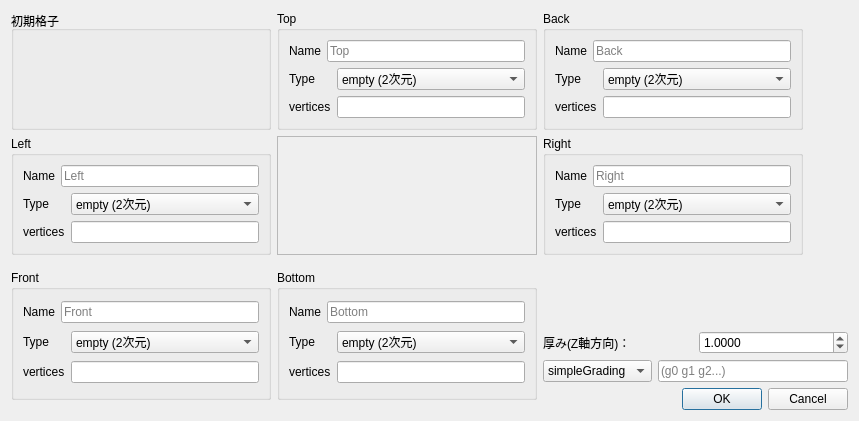
<?xml version="1.0" encoding="UTF-8"?>
<ui version="4.0">
 <class>CBoxDefineDialog</class>
 <widget class="QDialog" name="CBoxDefineDialog">
  <property name="geometry">
   <rect>
    <x>0</x>
    <y>0</y>
    <width>859</width>
    <height>421</height>
   </rect>
  </property>
  <property name="windowTitle">
   <string>Dialog</string>
  </property>
  <layout class="QVBoxLayout" name="verticalLayout">
   <item>
    <layout class="QGridLayout" name="gridLayout">
     <item row="2" column="1" rowspan="4">
      <widget class="QGroupBox" name="BottomGroup">
       <property name="maximumSize">
        <size>
         <width>260</width>
         <height>130</height>
        </size>
       </property>
       <property name="title">
        <string>Bottom</string>
       </property>
       <layout class="QGridLayout" name="gridLayout_6">
        <item row="0" column="0">
         <widget class="QLabel" name="BottomNameLabel">
          <property name="text">
           <string>Name</string>
          </property>
         </widget>
        </item>
        <item row="0" column="1" colspan="2">
         <widget class="QLineEdit" name="BottomNameEdit">
          <property name="placeholderText">
           <string>Bottom</string>
          </property>
         </widget>
        </item>
        <item row="1" column="0" colspan="2">
         <widget class="QLabel" name="BottomTypeLabel">
          <property name="text">
           <string>Type</string>
          </property>
         </widget>
        </item>
        <item row="1" column="2">
         <widget class="QComboBox" name="BottomTypecombo">
          <item>
           <property name="text">
            <string>empty (2次元)</string>
           </property>
          </item>
          <item>
           <property name="text">
            <string>patch (パッチ)</string>
           </property>
          </item>
          <item>
           <property name="text">
            <string>wall (壁)</string>
           </property>
          </item>
          <item>
           <property name="text">
            <string>symmetryPlane (対称面)</string>
           </property>
          </item>
          <item>
           <property name="text">
            <string>cyclic (周期境界)</string>
           </property>
          </item>
          <item>
           <property name="text">
            <string>cyclicAMI (不整合周期境界)</string>
           </property>
          </item>
          <item>
           <property name="text">
            <string>wedge (2次元軸対称)</string>
           </property>
          </item>
         </widget>
        </item>
        <item row="2" column="0" colspan="2">
         <widget class="QLabel" name="BottomVerticesLabel">
          <property name="text">
           <string>vertices</string>
          </property>
         </widget>
        </item>
        <item row="2" column="2">
         <widget class="QLineEdit" name="BottomVerticesEdit"/>
        </item>
       </layout>
      </widget>
     </item>
     <item row="5" column="2">
      <widget class="QDialogButtonBox" name="buttonBox">
       <property name="orientation">
        <enum>Qt::Horizontal</enum>
       </property>
       <property name="standardButtons">
        <set>QDialogButtonBox::Cancel|QDialogButtonBox::Ok</set>
       </property>
      </widget>
     </item>
     <item row="2" column="0" rowspan="4">
      <widget class="QGroupBox" name="FrontGroup">
       <property name="maximumSize">
        <size>
         <width>260</width>
         <height>130</height>
        </size>
       </property>
       <property name="title">
        <string>Front</string>
       </property>
       <layout class="QGridLayout" name="gridLayout_7">
        <item row="0" column="0">
         <widget class="QLabel" name="FrontNameLabel">
          <property name="text">
           <string>Name</string>
          </property>
         </widget>
        </item>
        <item row="0" column="1" colspan="2">
         <widget class="QLineEdit" name="FrontNameEdit">
          <property name="placeholderText">
           <string>Front</string>
          </property>
         </widget>
        </item>
        <item row="1" column="0" colspan="2">
         <widget class="QLabel" name="FrontTypeLabel">
          <property name="text">
           <string>Type</string>
          </property>
         </widget>
        </item>
        <item row="1" column="2">
         <widget class="QComboBox" name="FrontTypecombo">
          <item>
           <property name="text">
            <string>empty (2次元)</string>
           </property>
          </item>
          <item>
           <property name="text">
            <string>patch (パッチ)</string>
           </property>
          </item>
          <item>
           <property name="text">
            <string>wall (壁)</string>
           </property>
          </item>
          <item>
           <property name="text">
            <string>symmetryPlane (対称面)</string>
           </property>
          </item>
          <item>
           <property name="text">
            <string>cyclic (周期境界)</string>
           </property>
          </item>
          <item>
           <property name="text">
            <string>cyclicAMI (不整合周期境界)</string>
           </property>
          </item>
          <item>
           <property name="text">
            <string>wedge (2次元軸対称)</string>
           </property>
          </item>
         </widget>
        </item>
        <item row="2" column="0" colspan="2">
         <widget class="QLabel" name="FrontVerticesLabel">
          <property name="text">
           <string>vertices</string>
          </property>
         </widget>
        </item>
        <item row="2" column="2">
         <widget class="QLineEdit" name="FrontVerticesEdit"/>
        </item>
       </layout>
      </widget>
     </item>
     <item row="1" column="0">
      <widget class="QGroupBox" name="LeftGroup">
       <property name="maximumSize">
        <size>
         <width>260</width>
         <height>130</height>
        </size>
       </property>
       <property name="title">
        <string>Left</string>
       </property>
       <layout class="QGridLayout" name="gridLayout_5">
        <item row="0" column="0">
         <widget class="QLabel" name="LeftNameLabel">
          <property name="text">
           <string>Name</string>
          </property>
         </widget>
        </item>
        <item row="0" column="1" colspan="2">
         <widget class="QLineEdit" name="LeftNameEdit">
          <property name="placeholderText">
           <string>Left</string>
          </property>
         </widget>
        </item>
        <item row="1" column="0" colspan="2">
         <widget class="QLabel" name="LeftTypeLabel">
          <property name="text">
           <string>Type</string>
          </property>
         </widget>
        </item>
        <item row="1" column="2">
         <widget class="QComboBox" name="LeftTypecombo">
          <item>
           <property name="text">
            <string>empty (2次元)</string>
           </property>
          </item>
          <item>
           <property name="text">
            <string>patch (パッチ)</string>
           </property>
          </item>
          <item>
           <property name="text">
            <string>wall (壁)</string>
           </property>
          </item>
          <item>
           <property name="text">
            <string>symmetryPlane (対称面)</string>
           </property>
          </item>
          <item>
           <property name="text">
            <string>cyclic (周期境界)</string>
           </property>
          </item>
          <item>
           <property name="text">
            <string>cyclicAMI (不整合周期境界)</string>
           </property>
          </item>
          <item>
           <property name="text">
            <string>wedge (2次元軸対称)</string>
           </property>
          </item>
         </widget>
        </item>
        <item row="2" column="0" colspan="2">
         <widget class="QLabel" name="LeftVerticesLabel">
          <property name="text">
           <string>vertices</string>
          </property>
         </widget>
        </item>
        <item row="2" column="2">
         <widget class="QLineEdit" name="LeftVerticesEdit"/>
        </item>
       </layout>
      </widget>
     </item>
     <item row="0" column="0">
      <widget class="QGroupBox" name="groupBox">
       <property name="maximumSize">
        <size>
         <width>260</width>
         <height>130</height>
        </size>
       </property>
       <property name="title">
        <string>初期格子</string>
       </property>
      </widget>
     </item>
     <item row="4" column="2">
      <layout class="QHBoxLayout" name="horizontalLayout">
       <item>
        <widget class="QComboBox" name="GradingCombo">
         <item>
          <property name="text">
           <string>simpleGrading</string>
          </property>
         </item>
         <item>
          <property name="text">
           <string>edgeGrading</string>
          </property>
         </item>
        </widget>
       </item>
       <item>
        <widget class="QLineEdit" name="GradingEdit">
         <property name="placeholderText">
          <string>(g0 g1 g2...)</string>
         </property>
        </widget>
       </item>
      </layout>
     </item>
     <item row="1" column="2">
      <widget class="QGroupBox" name="RightGroup">
       <property name="maximumSize">
        <size>
         <width>260</width>
         <height>130</height>
        </size>
       </property>
       <property name="title">
        <string>Right</string>
       </property>
       <layout class="QGridLayout" name="gridLayout_4">
        <item row="0" column="0">
         <widget class="QLabel" name="RightNameLabel">
          <property name="text">
           <string>Name</string>
          </property>
         </widget>
        </item>
        <item row="0" column="1" colspan="2">
         <widget class="QLineEdit" name="RightNameEdit">
          <property name="placeholderText">
           <string>Right</string>
          </property>
         </widget>
        </item>
        <item row="1" column="0" colspan="2">
         <widget class="QLabel" name="RightTypeLabel">
          <property name="text">
           <string>Type</string>
          </property>
         </widget>
        </item>
        <item row="1" column="2">
         <widget class="QComboBox" name="RightTypecombo">
          <item>
           <property name="text">
            <string>empty (2次元)</string>
           </property>
          </item>
          <item>
           <property name="text">
            <string>patch (パッチ)</string>
           </property>
          </item>
          <item>
           <property name="text">
            <string>wall (壁)</string>
           </property>
          </item>
          <item>
           <property name="text">
            <string>symmetryPlane (対称面)</string>
           </property>
          </item>
          <item>
           <property name="text">
            <string>cyclic (周期境界)</string>
           </property>
          </item>
          <item>
           <property name="text">
            <string>cyclicAMI (不整合周期境界)</string>
           </property>
          </item>
          <item>
           <property name="text">
            <string>wedge (2次元軸対称)</string>
           </property>
          </item>
         </widget>
        </item>
        <item row="2" column="0" colspan="2">
         <widget class="QLabel" name="RightVerticesLabel">
          <property name="text">
           <string>vertices</string>
          </property>
         </widget>
        </item>
        <item row="2" column="2">
         <widget class="QLineEdit" name="RightVerticesEdit"/>
        </item>
       </layout>
      </widget>
     </item>
     <item row="0" column="2">
      <widget class="QGroupBox" name="BackGroup">
       <property name="maximumSize">
        <size>
         <width>260</width>
         <height>130</height>
        </size>
       </property>
       <property name="title">
        <string>Back</string>
       </property>
       <layout class="QGridLayout" name="gridLayout_3">
        <item row="0" column="0">
         <widget class="QLabel" name="BackNameLabel">
          <property name="text">
           <string>Name</string>
          </property>
         </widget>
        </item>
        <item row="0" column="1" colspan="2">
         <widget class="QLineEdit" name="BackNameEdit">
          <property name="placeholderText">
           <string>Back</string>
          </property>
         </widget>
        </item>
        <item row="1" column="0" colspan="2">
         <widget class="QLabel" name="BackTypeLabel">
          <property name="text">
           <string>Type</string>
          </property>
         </widget>
        </item>
        <item row="1" column="2">
         <widget class="QComboBox" name="BackTypecombo">
          <item>
           <property name="text">
            <string>empty (2次元)</string>
           </property>
          </item>
          <item>
           <property name="text">
            <string>patch (パッチ)</string>
           </property>
          </item>
          <item>
           <property name="text">
            <string>wall (壁)</string>
           </property>
          </item>
          <item>
           <property name="text">
            <string>symmetryPlane (対称面)</string>
           </property>
          </item>
          <item>
           <property name="text">
            <string>cyclic (周期境界)</string>
           </property>
          </item>
          <item>
           <property name="text">
            <string>cyclicAMI (不整合周期境界)</string>
           </property>
          </item>
          <item>
           <property name="text">
            <string>wedge (2次元軸対称)</string>
           </property>
          </item>
         </widget>
        </item>
        <item row="2" column="0" colspan="2">
         <widget class="QLabel" name="BackVerticesLabel">
          <property name="text">
           <string>vertices</string>
          </property>
         </widget>
        </item>
        <item row="2" column="2">
         <widget class="QLineEdit" name="BackVerticesEdit"/>
        </item>
       </layout>
      </widget>
     </item>
     <item row="0" column="1">
      <widget class="QGroupBox" name="TopGroup">
       <property name="maximumSize">
        <size>
         <width>260</width>
         <height>130</height>
        </size>
       </property>
       <property name="title">
        <string>Top</string>
       </property>
       <layout class="QGridLayout" name="gridLayout_2">
        <item row="0" column="0">
         <widget class="QLabel" name="TopNameLabel">
          <property name="text">
           <string>Name</string>
          </property>
         </widget>
        </item>
        <item row="0" column="1" colspan="2">
         <widget class="QLineEdit" name="TopNameEdit">
          <property name="placeholderText">
           <string>Top</string>
          </property>
         </widget>
        </item>
        <item row="1" column="0" colspan="2">
         <widget class="QLabel" name="TopTypeLabel">
          <property name="text">
           <string>Type</string>
          </property>
         </widget>
        </item>
        <item row="1" column="2">
         <widget class="QComboBox" name="TopTypecombo">
          <item>
           <property name="text">
            <string>empty (2次元)</string>
           </property>
          </item>
          <item>
           <property name="text">
            <string>patch (パッチ)</string>
           </property>
          </item>
          <item>
           <property name="text">
            <string>wall (壁)</string>
           </property>
          </item>
          <item>
           <property name="text">
            <string>symmetryPlane (対称面)</string>
           </property>
          </item>
          <item>
           <property name="text">
            <string>cyclic (周期境界)</string>
           </property>
          </item>
          <item>
           <property name="text">
            <string>cyclicAMI (不整合周期境界)</string>
           </property>
          </item>
          <item>
           <property name="text">
            <string>wedge (2次元軸対称)</string>
           </property>
          </item>
         </widget>
        </item>
        <item row="2" column="0" colspan="2">
         <widget class="QLabel" name="TopVerticesLabel">
          <property name="text">
           <string>vertices</string>
          </property>
         </widget>
        </item>
        <item row="2" column="2">
         <widget class="QLineEdit" name="TopVerticesEdit"/>
        </item>
       </layout>
      </widget>
     </item>
     <item row="3" column="2">
      <layout class="QHBoxLayout" name="horizontalLayout_2">
       <item>
        <widget class="QLabel" name="label_2">
         <property name="text">
          <string>厚み(Z軸方向)：</string>
         </property>
        </widget>
       </item>
       <item>
        <widget class="QDoubleSpinBox" name="doubleSpinBox">
         <property name="decimals">
          <number>4</number>
         </property>
         <property name="minimum">
          <double>0.000100000000000</double>
         </property>
         <property name="maximum">
          <double>10000000000000000.000000000000000</double>
         </property>
         <property name="singleStep">
          <double>0.100000000000000</double>
         </property>
         <property name="value">
          <double>1.000000000000000</double>
         </property>
        </widget>
       </item>
      </layout>
     </item>
     <item row="1" column="1">
      <widget class="QFrame" name="frame">
       <property name="frameShape">
        <enum>QFrame::StyledPanel</enum>
       </property>
       <property name="frameShadow">
        <enum>QFrame::Raised</enum>
       </property>
       <layout class="QVBoxLayout" name="verticalLayout_2">
        <property name="leftMargin">
         <number>0</number>
        </property>
        <property name="topMargin">
         <number>0</number>
        </property>
        <property name="rightMargin">
         <number>0</number>
        </property>
        <property name="bottomMargin">
         <number>0</number>
        </property>
        <item>
         <widget class="QWidget" name="Viewer" native="true"/>
        </item>
       </layout>
      </widget>
     </item>
    </layout>
   </item>
  </layout>
 </widget>
 <resources/>
 <connections>
  <connection>
   <sender>buttonBox</sender>
   <signal>rejected()</signal>
   <receiver>CBoxDefineDialog</receiver>
   <slot>reject()</slot>
   <hints>
    <hint type="sourcelabel">
     <x>938</x>
     <y>380</y>
    </hint>
    <hint type="destinationlabel">
     <x>934</x>
     <y>311</y>
    </hint>
   </hints>
  </connection>
  <connection>
   <sender>buttonBox</sender>
   <signal>accepted()</signal>
   <receiver>CBoxDefineDialog</receiver>
   <slot>AcceptProxy()</slot>
   <hints>
    <hint type="sourcelabel">
     <x>855</x>
     <y>385</y>
    </hint>
    <hint type="destinationlabel">
     <x>806</x>
     <y>370</y>
    </hint>
   </hints>
  </connection>
 </connections>
 <slots>
  <slot>AcceptProxy()</slot>
 </slots>
</ui>
